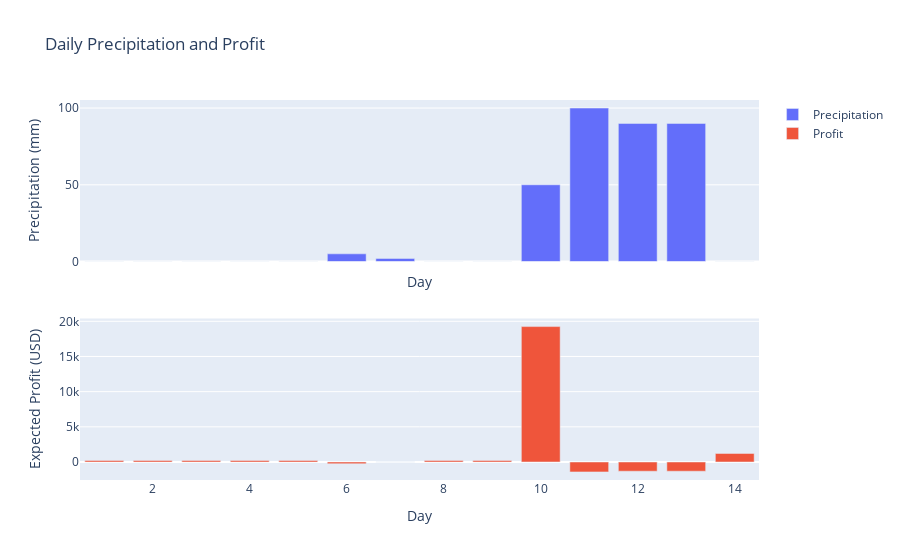

Notebook code for this chart:
### Markdown cell above
If we add insurance

### Code cell
new_profit_lst = add_insurance(prec_list,avg_profit_list,40,20000,1000)
plotly_prec_profit(prec_list,new_profit_lst)

### Figure 1 — Plotly figure (JSON) as saved in the notebook; plotly's stock layout.template omitted (floating-point values rounded to 4 significant figures)
{"data": [{"name": "Precipitation", "type": "bar", "x": [1, 2, 3, 4, 5, 6, 7, 8, 9, 10, 11, 12, 13, 14], "xaxis": "x", "y": [0, 0, 0, 0, 0, 5, 2, 0, 0, 50, 100, 90, 90, 0], "yaxis": "y"}, {"name": "Profit", "type": "bar", "x": [1, 2, 3, 4, 5, 6, 7, 8, 9, 10, 11, 12, 13, 14], "xaxis": "x2", "y": [215.3, 215.3, 215.3, 215.3, 215.3, -240.2, 13.61, 215.3, 215.3, 19250.0, -1411.0, -1309.0, -1309.0, 1215.0], "yaxis": "y2"}], "layout": {"title": {"text": "Daily Precipitation and Profit"}, "xaxis": {"anchor": "y", "domain": [0, 1], "matches": "x2", "showticklabels": false, "title": {"text": "Day"}}, "xaxis2": {"anchor": "y2", "domain": [0, 1], "title": {"text": "Day"}}, "yaxis": {"anchor": "x", "domain": [0.575, 1], "title": {"text": "Precipitation (mm)"}}, "yaxis2": {"anchor": "x2", "domain": [0, 0.425], "title": {"text": "Expected Profit (USD)"}}}}
